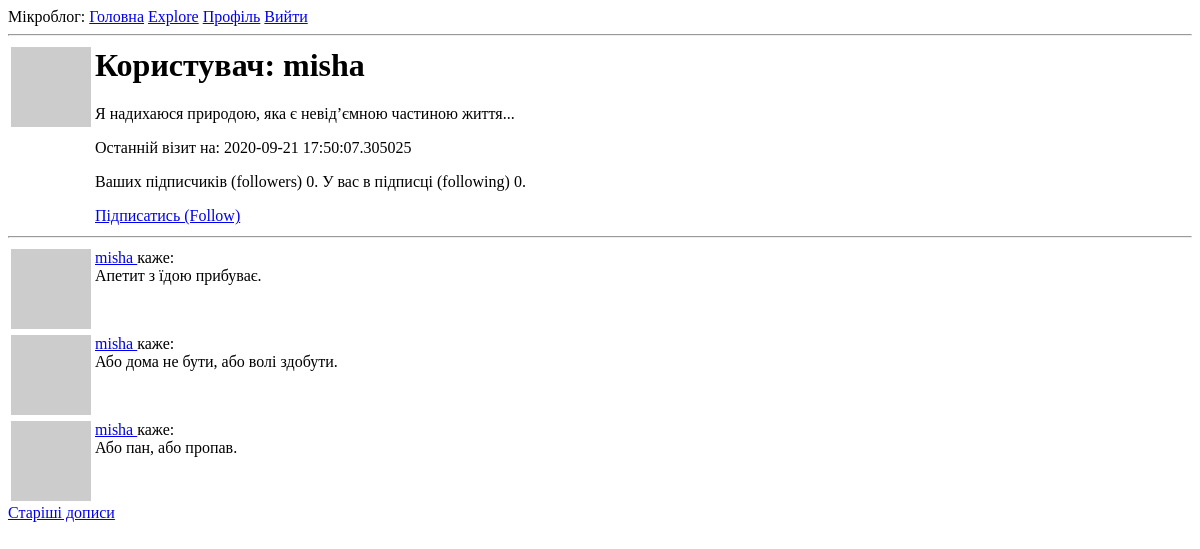
Page /user/misha (signed in) on the earlier database version.
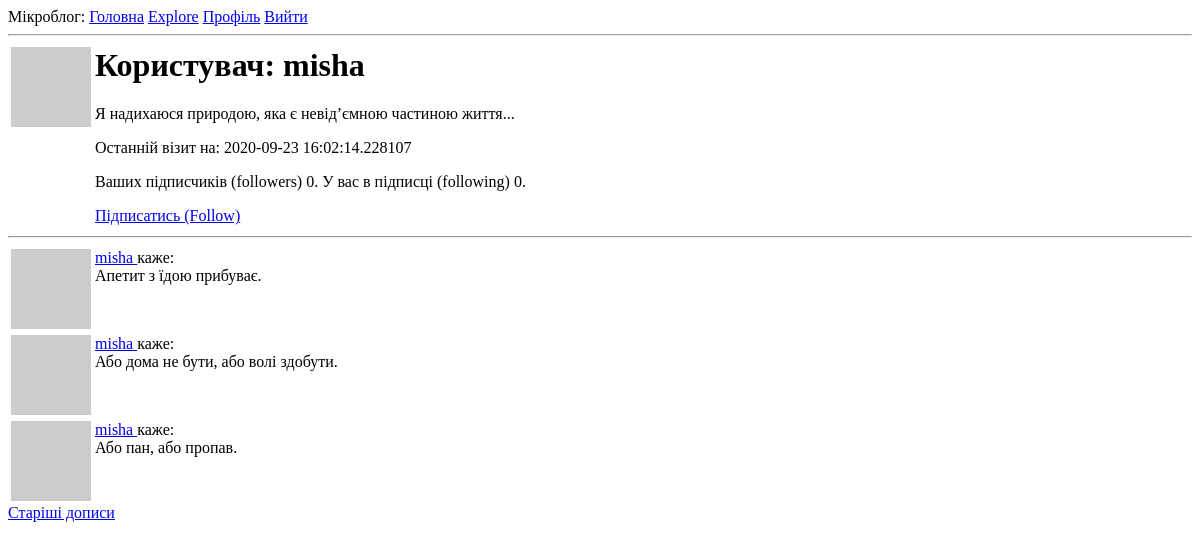
Same page on the later database version.
### app/models.py (models this page shows, shortened)
class User(UserMixin, db.Model):
    id = db.Column(db.Integer, primary_key=True)
    username = db.Column(db.String(64), index=True, unique=True)
    email = db.Column(db.String(120), index=True, unique=True)
    password_hash = db.Column(db.String(128))
    posts = db.relationship('Post', backref='author', lazy='dynamic')
    about_me = db.Column(db.String(140))
    last_seen = db.Column(db.DateTime, default=datetime.utcnow)
    followed = db.relationship(
        'User', secondary=followers,
        primaryjoin=(followers.c.follower_id == id),
        secondaryjoin=(followers.c.followed_id == id),
        backref=db.backref('followers', lazy='dynamic'), lazy='dynamic')
    def avatar(self, size):
        digest = md5(self.email.lower().encode('utf-8')).hexdigest()
        return 'https://www.gravatar.com/avatar/{}?d=identicon&s={}'.format(
            digest, size)
    def is_following(self, user):
        return self.followed.filter(followers.c.followed_id == user.id).count() > 0

class Post(db.Model):
    id = db.Column(db.Integer, primary_key=True)
    body = db.Column(db.String(140))
    timestamp = db.Column(db.DateTime, index=True, default=datetime.utcnow)
    user_id = db.Column(db.Integer, db.ForeignKey('user.id'))

### app/routes.py (the view)
@app.route('/user/<username>')
@login_required
def user(username):
    user = User.query.filter_by(username=username).first_or_404()
    page = request.args.get('page', 1, type=int)
    posts = user.posts.order_by(Post.timestamp.desc()).paginate(
        page, app.config['POSTS_PER_PAGE'], False)
    next_url = url_for('user', username=user.username, page=posts.next_num) \
        if posts.has_next else None
    prev_url = url_for('user', username=user.username, page=posts.prev_num) \
        if posts.has_prev else None
    return render_template('user.html', user=user, posts=posts.items, next_url=next_url, prev_url=prev_url)

### app/models.py (called while the page is built)
@login.user_loader
def load_user(id):
    return User.query.get(int(id))

### app/routes.py (called while the page is built)
@app.before_request
def before_request():
    if current_user.is_authenticated:
        current_user.last_seen = datetime.utcnow()
        db.session.commit()

### app/templates/user.html (shortened to what this page needs)
{% extends "base.html" %}
{% block content %}
<table>
	<tr valign="top">
		<td><img src="{{ user.avatar(128) }}"></td>
		<td>
			<h1>Користувач: {{ user.username }}</h1>
			{% if user.about_me %}<p>{{ user.about_me }}</p>{% endif %}
			{% if user.last_seen %}<p>Останній візит на: {{ user.last_seen }}</p>{%endif %}
			<p>Ваших підписчиків (followers) {{ user.followers.count() }}. У вас в підписці (following)
				{{ user.followed.count() }}.</p>
			{% if user == current_user %}
			<p><a href="{{ url_for('edit_profile') }}">Редагувати свій профіль</a></p>
			{% elif not current_user.is_following(user) %}
			<p><a href="{{ url_for('follow', username=user.username) }}">Підписатись (Follow)</a></p>
            {% else %}
            <p><a href="{{ url_for('unfollow', username=user.username) }}">Відписатись (Unfollow)</a></p>
			{% endif %}
		</td>
	</tr>
</table>
<hr>
{% for post in posts %}
{% include '_post.html' %}
{% endfor %}
{% if next_url %}
<a href="{{ next_url }}">Старіші дописи</a>
{% endif %}
{% endblock %}

### app/templates/base.html (shortened to what this page needs)
<html>
<head>
</head>
<div>
	Мікроблог:
	<a href="{{ url_for('index') }}">Головна</a>
	<a href="{{ url_for('explore') }}">Explore</a>
	{% if current_user.is_anonymous %}
	<a href="{{ url_for('login') }}">Увійти</a>
	{% else %}
	<a href="{{ url_for('user', username=current_user.username) }}">Профіль</a>
	<a href="{{ url_for('logout') }}">Вийти</a>
	{% endif %}
</div>
<hr>
{% block content %}{% endblock %}
</html>

### app/templates/_post.html
<table>
	<tr valign="top">
		<td><img src="{{ post.author.avatar(36) }}"></td>
		<td>
			<a href="{{ url_for('user', username=post.author.username) }}">
				{{ post.author.username }}
			</a> каже:<br>{{ post.body }}
		</td>
	</tr>
</table>

Differences in the rows shown:
changed User "misha": last_seen "2020-09-21 17:50:07.305025" → "2020-09-23 16:02:14.228107"
